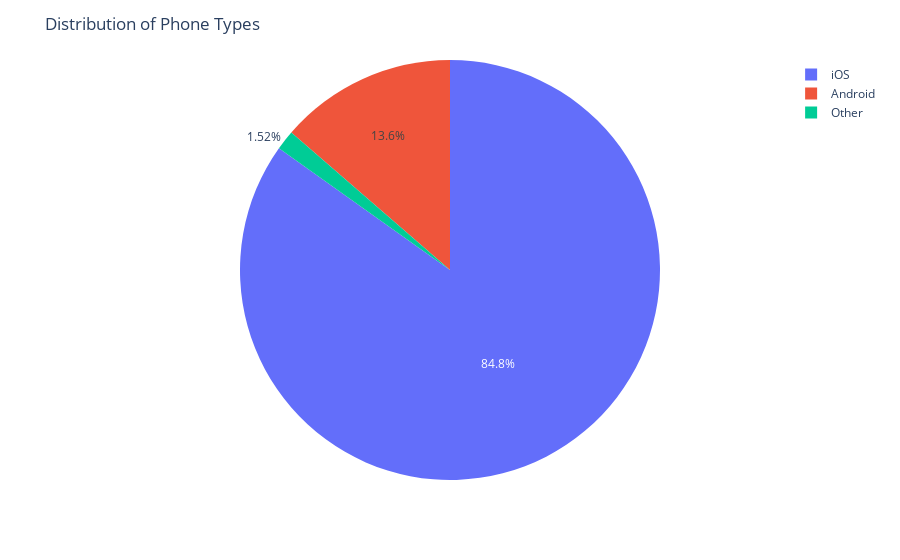

Notebook cell for this chart:
### Code cell
#creating pie chart to show distribution of years
fig = px.pie(file1, values=[56,9,1], names=['iOS','Android','Other'])
fig.update_layout(title_text='Distribution of Phone Types')
fig.show()
#saving figure
fig.write_image("images/phonepie.jpeg")

### Figure 1 — Plotly figure (JSON) as saved in the notebook; plotly's stock layout.template omitted (floating-point values rounded to 4 significant figures)
{"data": [{"domain": {"x": [0, 1], "y": [0, 1]}, "hovertemplate": "label=%{label}<br>value=%{value}<extra></extra>", "labels": ["iOS", "Android", "Other"], "legendgroup": "", "name": "", "showlegend": true, "type": "pie", "values": [56, 9, 1]}], "layout": {"legend": {"tracegroupgap": 0}, "margin": {"t": 60}, "title": {"text": "Distribution of Phone Types"}}}
